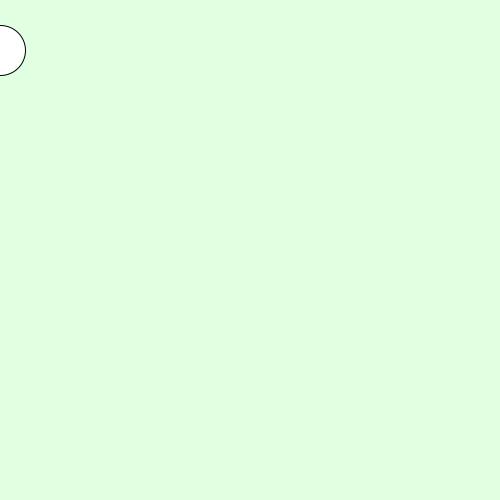
Frame 1 (no input)
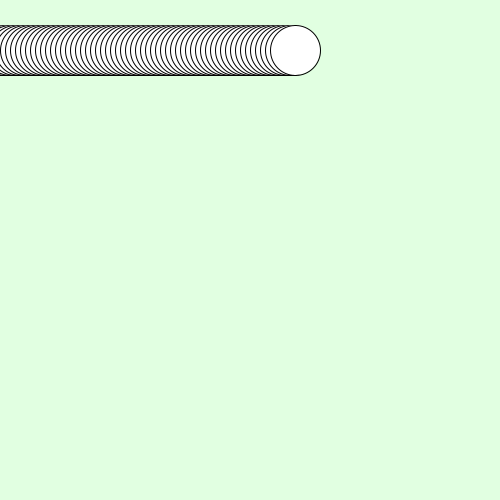
Frame 60 (the mouse pressed at the canvas centre just before this capture)
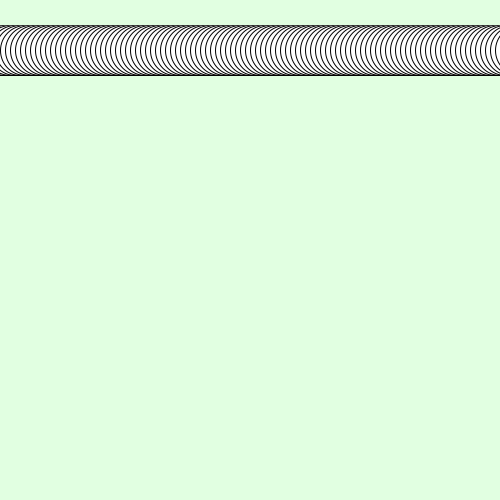
Frame 120 (the mouse held since frame 60 and released just before this capture)

The Processing sketch that drew these frames (run headless with seeded random() and noise(); from frame 60 on, the mouse is pressed at the canvas centre):

// Processing sketch: processing_127505
// ── processing_127505.pde

int x = 0;

void setup(){
size(500,500);
background(225,255,225);
}


void draw(){

ellipse(x,50,50,50);

 x = x + 5;
}
